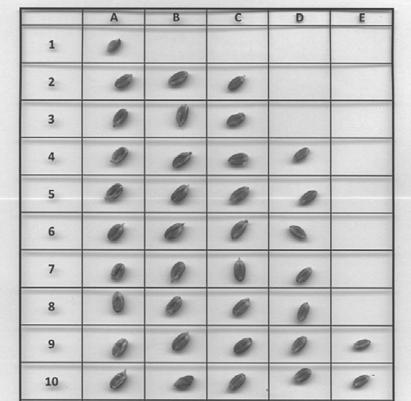
%> input picture MATLAB/Day07/seeds.png, 411 x 401 px
$ octave day0705.m   (GNU Octave 9; MATLAB toolbox functions it lacks are replaced by stand-ins)
%> lines starting %> are read from the running program, lines starting %| are printed output that depends on the picture; in (x1, y1, x2, y2) boxes, pixels count from 0 and x2, y2 are one past the last pixel; in counts of white or black regions, pixels touching at a corner belong together; the program's own positions count from 1
% 读取图像（若为索引图则转换为灰度）
[img, map] = imread('seeds.png');  % 请将文件名改为实际图片名
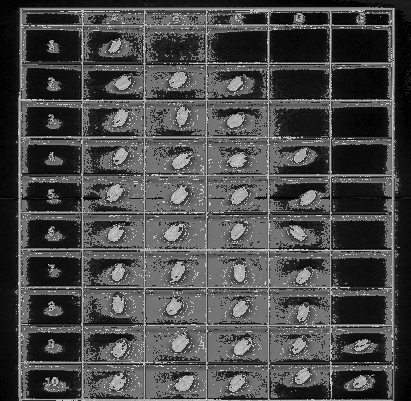
%> img: size 401x411 uint8; min 0, max 207, mean 72.9
%> map = 208 rows, first 12: [0.929 0.929 0.929; 0.914 0.914 0.914; 0.91 0.91 0.91; 0.922 0.922 0.922; 0.918 0.918 0.918; 0.925 0.925 0.925; 0.906 0.906 0.906; 0.902 0.902 0.902; 0.898 0.898 0.898; 0.886 0.886 0.886; 0.894 0.894 0.894; 0.89 0.89 0.89]
if ~isempty(map)
    img = ind2rgb(img, map);
%> img: size 401x411x3 double
end
if ndims(img) == 3
    img = rgb2gray(img);
%> img: size 401x411 double
end
img = im2double(img);

% 预处理：反转（使种子变亮）、中值滤波
img_inv = imcomplement(img);
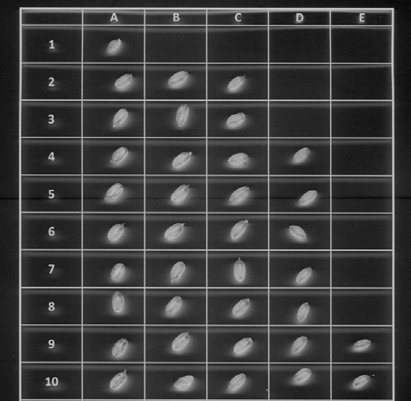
%> img_inv: size 401x411 double; min 0.0235, max 0.855, mean 0.238
img_filt = medfilt2(img_inv, [3 3]);
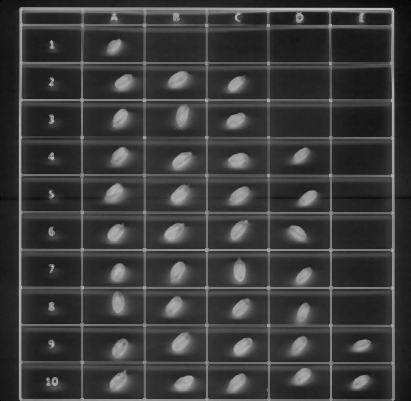
%> img_filt: size 401x411 double; min 0, max 0.773, mean 0.233

% 二值化 + 去除小区域和边界区域
bw = imbinarize(img_filt, graythresh(img_filt));
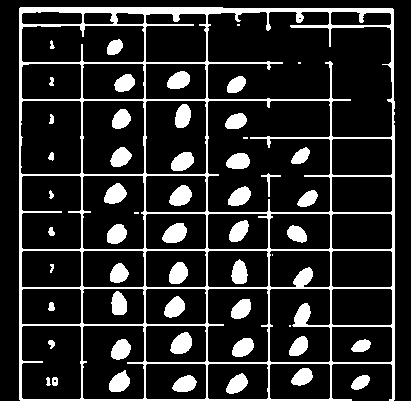
%> bw: size 401x411 logical; 16% white; 54 white regions (6 under 20 px), largest, box (x1, y1, x2, y2) and area: (19, 7, 395, 401) 15650, (162, 223, 187, 243) 367, (170, 332, 192, 354) 353
bw = bwareaopen(bw, 30);       % 删除小于30像素的噪点
bw = imclearborder(bw);        % 去除接触边界的区域
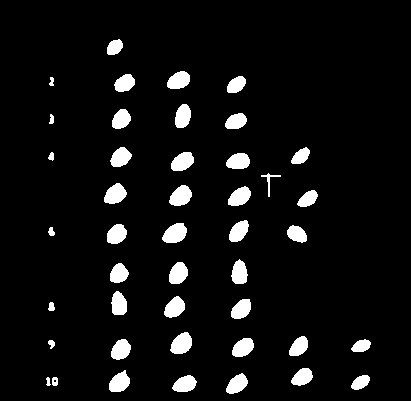
%> bw: size 401x411 logical; 6.4% white; 44 white regions, largest, box (x1, y1, x2, y2) and area: (162, 223, 187, 243) 367, (170, 332, 192, 354) 353, (169, 185, 192, 206) 344

% 连通分量标记与面积统计
L = bwlabel(bw, 8);
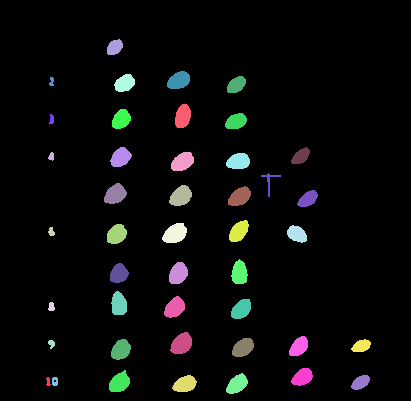
%> L: size 401x411 double; 45 distinct labels, from 0 to 44; one colour per label, 0 black
stats = regionprops(L, 'Area');
%> stats = 44 regions; largest, Area: 367, 353, 344, 334, 326

figure;
subplot(1,2,1); imshow(bw);            title('二值化结果');
subplot(1,2,2); imshow(label2rgb(L));  title('ROI彩色标记');
%> after `imshow(label2rgb(L))`:
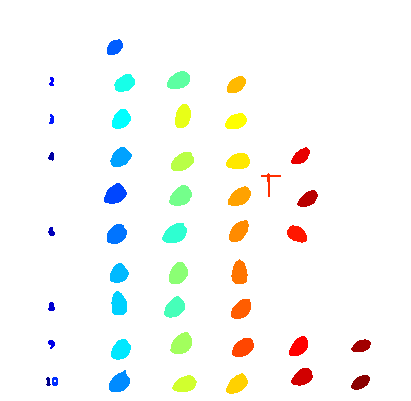
%> displayed picture: size 401x411x3, on the screen's scale of 0 to 255; mean R, G, B 247.5, 248.9, 245.7

fprintf('===== 种子ROI面积统计 =====\n');
for i = 1:length(stats)
    fprintf('ROI %2d : %d 像素\n', i, stats(i).Area);
end
%> this loop made 44 passes
%| ROI  1 : 30 像素
%| ROI  2 : 38 像素
%| ROI  3 : 44 像素
%| ROI  4 : 48 像素
%| ROI  5 : 42 像素
%| ROI  6 : 33 像素
%| ROI  7 : 37 像素
%| ROI  8 : 46 像素
%> (further printed lines are left out)
